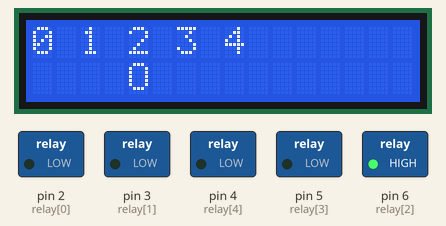
A sketch run on a simulated Arduino Uno, built with avr-gcc and run on an emulated ATmega328P. Shown: 16×2 character LCD, switched loads named in the sketch (green lamp = pin HIGH).

Above: at 0.15 s.
At 8.51 s:
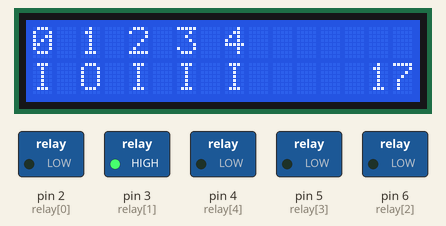
At 15.94 s:
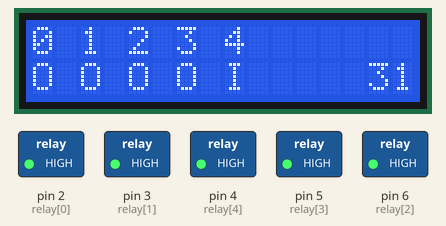
At 20.28 s:
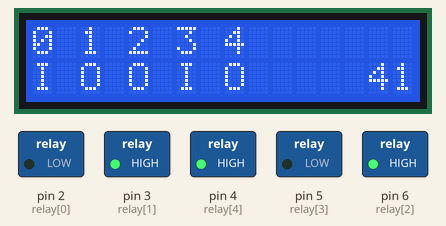
At 29.93 s:
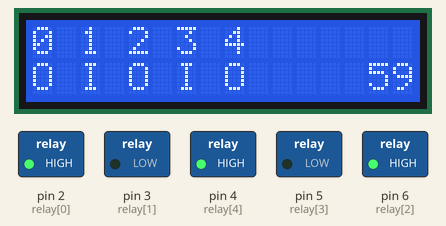
At 39.4 s:
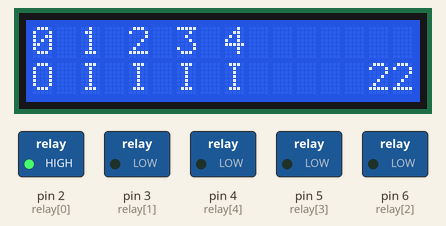
Timing chart, 0 to 40.0 s (numbered marks = the images above):
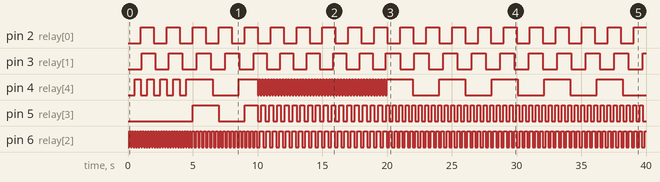

The sketch:

RelayPattern.ino
```cpp
#include <LiquidCrystal.h>
LiquidCrystal lcd(8, 9, 10, 11, 12, 13);
// RS, E, 1 ,2 ,3 ,4
/*
* LCD RS pin to digital pin 8
 * LCD Enable pin to digital pin 9
 * LCD D4 pin to digital pin 10
 * LCD D5 pin to digital pin 11
 * LCD D6 pin to digital pin 12
 * LCD D7 pin to digital pin 13
 */


int relay[5] = {
  2,3,6,5,4};
long interval[5] = {
  10000,10000,10000,10000,10000};
//int relay[2] = {2,3};

int RelayState[5] = {
  0,0,0,0,0};
long previousMillis[5] = {
  0,0,0,0,0};
unsigned long currentMillis = millis();


//For keeping time
int minute = 0;
int seconds = 0;

//change patterns flag
int flag = 0;

void setup() {

  int i;
  // initialize the digital pin as an output.
  for(i = 0 ; i < 5 ; i++){
    pinMode(relay[i], OUTPUT);
  }

  lcd.begin(0, 2);
  lcd.print("0 1 2 3 4");

}
void loop() {
  unsigned long currentMillis = millis();

  //pattern switching
  if(millis() < 5000)
  {
    flag = 1;
  }
  if(millis() > 5000 && millis() < 10000)
  {
    flag = 2;
  }
  if(millis() > 10000 && millis() < 20000)
  {
    flag = 3;
  }
  if(millis() > 20000)
  {
    flag = 4;
  }

  //pattern speeds
  switch (flag)
  {
  case 1:
    interval[0] = 1000;
    interval[1] = 1050;
    interval[2] = 100;
    interval[3] = 5000;
    interval[4] = 500;
    break;

  case 2:
    interval[0] = 1000;
    interval[1] = 1100;
    interval[2] = 150;
    interval[3] = 2000;
    interval[4] = 2025;
    break;

  case 3:
    interval[0] = 1000;
    interval[1] = 1020;
    interval[2] = 250;
    interval[3] = 300;
    interval[4] = 111;
    break;

  case 4:
    interval[0] = 1000;
    interval[1] = 1100;
    interval[2] = 200;
    interval[3] = 250;
    interval[4] = 2025;
    break;

  default:
    break;

  }

  //Display time since started on right side.
  if(millis()%60000 == 0 )
  {
    lcd.setCursor(14,0);
    lcd.print(minute);
    minute++;
  }

  if(seconds < 10)
  {
    lcd.setCursor(15,1);
  }
  else
  {
    lcd.setCursor(14,1);
  }
  if(millis()%1000 == 0)
  {
    lcd.print(seconds);
    seconds++;
    if(seconds == 60)
    {
      seconds = 0;
    }
  }

  for(int i = 0 ; i < 5 ; i++ ){
    if(currentMillis - previousMillis[i] > interval[i]) {
      // save the last time you blinked the LED
      previousMillis[i] = currentMillis;

      // if the LED is off turn it on and vice-versa:
      lcd.setCursor(i*2,1);
      if (RelayState[i] == LOW){
        RelayState[i] = HIGH;
        lcd.print("O");
      }
      else{
        RelayState[i] = LOW;
        lcd.print("I");
      }
      digitalWrite(relay[i], RelayState[i]);
    }
  }

}
/*
void TurnOn(int output, int time){
 //time in ms
 digitalWrite(relay[output], HIGH);
 delay(time);
 digitalWrite(relay[output], LOW);
 }
 */
```

Measured:
- by itself, pin 2 (relay[0]): alternates HIGH for 1.0 s and LOW for 1.0 s
- by itself, pin 3 (relay[1]): alternates HIGH for 1.1 s and LOW for 1.1 s
- by itself, pin 4 (relay[4]): LOW → HIGH at 0.50 s, → LOW 0.50 s later, → HIGH 0.50 s later, → LOW 0.50 s later, … (110 changes in this stretch)
- by itself, pin 5 (relay[3]): goes HIGH 2.0 s, LOW 2.0 s, HIGH 1.0 s, 56 × (LOW 0.30 s, HIGH 0.30 s), then LOW
- by itself, pin 6 (relay[2]): goes 24 × (HIGH 0.10 s, LOW 0.10 s), 16 × (HIGH 0.15 s, LOW 0.15 s), HIGH 0.15 s, 20 × (LOW 0.25 s, HIGH 0.25 s), 49 × (LOW 0.20 s, HIGH 0.20 s), LOW 0.20 s, then HIGH
